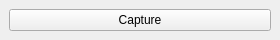
<?xml version="1.0" encoding="UTF-8"?>
<ui version="4.0">
 <class>CaptureButton</class>
 <widget class="QMainWindow" name="CaptureButton">
  <property name="geometry">
   <rect>
    <x>0</x>
    <y>0</y>
    <width>280</width>
    <height>40</height>
   </rect>
  </property>
  <property name="windowTitle">
   <string>Capture Button</string>
  </property>
  <widget class="QWidget" name="centralwidget">
   <layout class="QHBoxLayout" name="horizontalLayout">
    <item>
     <widget class="QPushButton" name="captureButton">
      <property name="text">
       <string>Capture</string>
      </property>
     </widget>
    </item>
   </layout>
  </widget>
 </widget>
 <resources/>
 <connections/>
</ui>
